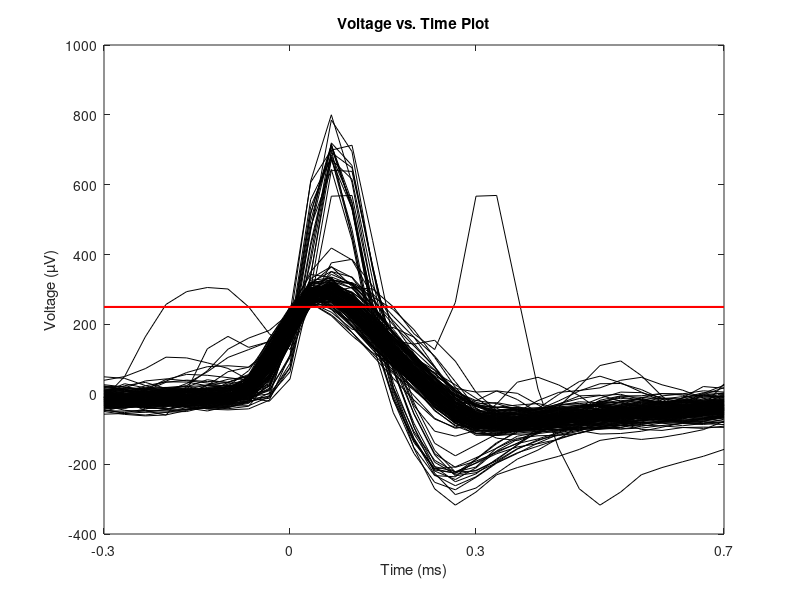
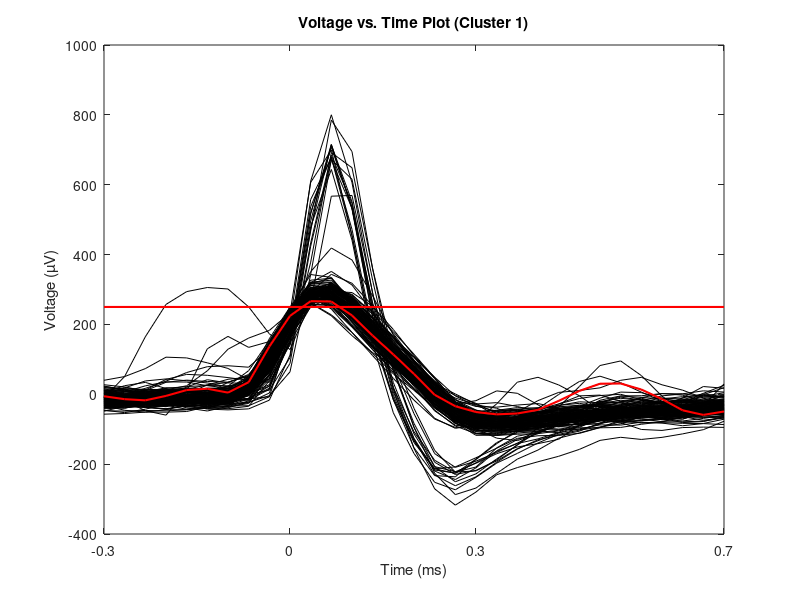
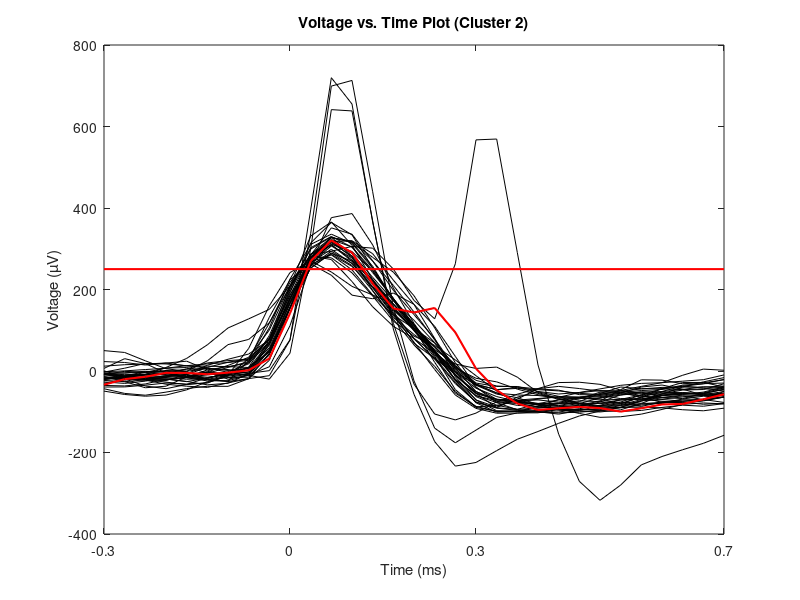
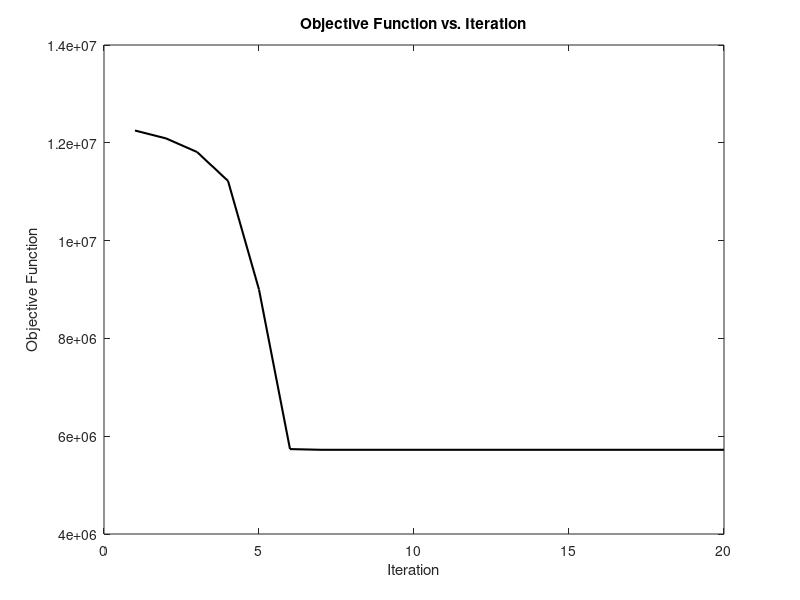

Source code (MATLAB) for these figures, in order:
close all;
load("ps5_data.mat");
% in the data file, the following variables are defined:
% RealWaveform: 10 seconds of real electrode data sampled at 30 kHz. Values are in µV.
% InitTwoClusters_1, InitTwoClusters_2, InitThreeClusters_1, InitThreeClusters_2:
% each is a 31 x K matrix, where the kth column is the initialization of the kth cluster center, µk (k = 1, . . . , K).


% Problem 1: High-pass filtering

x = RealWaveform;
f_0 = 30000; % sampling rate of waveform (Hz)
f_stop = 250; % stop frequency (Hz)
f_Nyquist = f_0/2; % Nyquist frequency (Hz)
n = length(x); % number of samples
f_all = linspace(-f_Nyquist, f_Nyquist, n); % frequency vector
desired_response = ones(n,1); % desired response
desired_response(abs(f_all) <= f_stop) = 0; % set desired response to 0 for frequencies above f_stop
x_filtered = real(ifft(fft(x).*fftshift(desired_response))); % filter the signal


% Problem 2: Spike detection
% Set a threshold, Vthresh = 250 µV, and determine all of the times that the signal crosses
% from below to above the threshold. Plot the threshold as a line across your plot of the
% high-pass filtered waveform from Problem 1.
% Take 1 ms snippets of the waveform beginning 0.3 ms before each threshold crossing.
% Each snippet should have 31 samples; the tenth sample should be less than Vthresh, and
% the eleventh sample should be greater than Vthresh. In a new figure, make a “voltage
% versus time” plot containing the following:
% 1. all of the threshold-crossing waveform snippets, and
% 2. the threshold as a horizontal line.
% Your result should look similar to Figure 3 from Lewicki’s review paper, with the key
% difference that your plot should show multiple spike shapes (instead of just one). You
% will also notice a few non-stereotyped traces resulting from either different neurons
% spiking near the same time or noise exceeding threshold

Vthresh = 250; % threshold (µV)
crossings = find(x_filtered(1:end-1) < Vthresh & x_filtered(2:end) >= Vthresh); % find threshold crossings
crossings = crossings + 1; % adjust for indexing
crossings = round(crossings); % round to nearest integer

snippets = zeros(31, length(crossings)); % initialize snippets matrix
for i = 1:length(crossings)
    snippets(:,i) = x_filtered(crossings(i)-10:crossings(i)+20); % get snippets
end

figure;
plot(snippets, "Color", "k"); % plot snippets
hold on;
plot([1 31], [Vthresh Vthresh], 'r', 'LineWidth', 1.5); % plot threshold
xticks([1 10 19 31]);
xticklabels([-0.3 0 0.3 0.7]);
xlim([1 31]);
xlabel('Time (ms)');
ylabel('Voltage (µV)');
title('Voltage vs. Time Plot');
saveas(gcf, 'ps5_2.png'); close all;

% Problem 3: Clustering with the K-mean algorithm
% Implement the K-means algorithm in MATLAB, and use it to determine the neuron
% responsible for each recorded spike.
% Treat each snippet as a point x_n ∈ R^D (n = 1, ..., N), where D = 31 is the number of
% samples in each snippet, and N is the number of detected spikes. In this problem, we
% will assume that there are K = 2 neurons contributing spikes to the recorded waveform.
% Initialize the cluster centers using InitTwoClusters 1

% (a) For each cluster (k = 1, 2), create a separate “voltage versus time” plot containing the following:
% 1. the cluster center µk returned by K-means as a red waveform trace (i.e., the prototypical action potential for the kth neuron),
% 2. all of the waveform snippets assigned to the kth neuron, and
% 3. the threshold as a horizontal line.

K = 2; % number of clusters
D = 31; % number of samples in each snippet
N = length(crossings); % number of detected spikes
x = snippets; % snippets matrix

% initialize cluster centers
mu = zeros(D, K);
mu(:,1) = InitTwoClusters_1(:,1);
mu(:,2) = InitTwoClusters_1(:,2);

% classify snippets
r = zeros(N, K);
for i = 1:N
    r(i, 1) = norm(x(:,i) - mu(:,1));
    r(i, 2) = norm(x(:,i) - mu(:,2));
end

label = zeros(N, 1);
for i = 1:N
    [~, label(i)] = min(r(i,:));
end

% plot
figure;
plot(x(:,label==1), "Color", "k"); % plot snippets
hold on;
plot(mu(:,1), 'r', 'LineWidth', 1.5); % plot cluster center
plot([1 31], [Vthresh Vthresh], 'r', 'LineWidth', 1.5); % plot threshold
xticks([1 10 19 31]);
xticklabels([-0.3 0 0.3 0.7]);
xlim([1 31]);
xlabel('Time (ms)');
ylabel('Voltage (µV)');
title('Voltage vs. Time Plot (Cluster 1)');
saveas(gcf, 'ps5_3a1.png');

figure;
plot(x(:,label==2), "Color", "k"); % plot snippets
hold on;
plot(mu(:,2), 'r', 'LineWidth', 1.5); % plot cluster center
plot([1 31], [Vthresh Vthresh], 'r', 'LineWidth', 1.5); % plot threshold
xticks([1 10 19 31]);
xticklabels([-0.3 0 0.3 0.7]);
xlim([1 31]);
xlabel('Time (ms)');
ylabel('Voltage (µV)');
title('Voltage vs. Time Plot (Cluster 2)');
saveas(gcf, 'ps5_3a2.png'); close all;


% (b) Plot the objective function J versus iteration number. How many iterations did it take for K-means to converge?

J = zeros(1, 20); % initialize objective function

for iter = 1:length(J)
    % update cluster centers
    for k = 1:K
        mu(:,k) = mean(x(:,label==k), 2);
    end
    
    % update labels
    for i = 1:N
        r(i, 1) = norm(x(:,i) - mu(:,1));
        r(i, 2) = norm(x(:,i) - mu(:,2));
    end

    for i = 1:N
        [~, label(i)] = min(r(i,:));
    end
    
    % compute objective function
    J(iter) = 0;
    for i = 1:N
        J(iter) = J(iter) + norm(x(:,i) - mu(:,label(i)))^2;
    end
end

figure;
plot(J, 'k', 'LineWidth', 1.5);
xlabel('Iteration');
ylabel('Objective Function');
title('Objective Function vs. Iteration');
saveas(gcf, 'ps5_3b.png'); close all;


% Problem 4. As discussed in class, K-means guarantees convergence to a local optimum.
% Thus, it is possible to converge to different local optima with different initializations.
% Repeat Problem 3 where the cluster centers are initialized using InitTwoClusters 2.
% Is the local optimum found here the same or different as that found in Problem 3?

% initialize cluster centers
mu2 = zeros(D, K);
mu2(:,1) = InitTwoClusters_2(:,1);
mu2(:,2) = InitTwoClusters_2(:,2);

% classify snippets
r = zeros(N, K);
for i = 1:N
    r(i, 1) = norm(x(:,i) - mu2(:,1));
    r(i, 2) = norm(x(:,i) - mu2(:,2));
end

label = zeros(N, 1);
for i = 1:N
    [~, label(i)] = min(r(i,:));
end

% plot
figure;
plot(x(:,label==1), "Color", "k"); % plot snippets
hold on;
plot(mu2(:,1), 'r', 'LineWidth', 1.5); % plot cluster center
plot([1 31], [Vthresh Vthresh], 'r', 'LineWidth', 1.5); % plot threshold
xticks([1 10 19 31]);
xticklabels([-0.3 0 0.3 0.7]);
xlim([1 31]);
xlabel('Time (ms)');
ylabel('Voltage (µV)');
title('Voltage vs. Time Plot (Cluster 1)');
saveas(gcf, 'ps5_4a1.png');

figure;
plot(x(:,label==2), "Color", "k"); % plot snippets
hold on;
plot(mu2(:,2), 'r', 'LineWidth', 1.5); % plot cluster center
plot([1 31], [Vthresh Vthresh], 'r', 'LineWidth', 1.5); % plot threshold
xticks([1 10 19 31]);
xticklabels([-0.3 0 0.3 0.7]);
xlim([1 31]);
xlabel('Time (ms)');
ylabel('Voltage (µV)');
title('Voltage vs. Time Plot (Cluster 2)');
saveas(gcf, 'ps5_4a2.png'); close all;

% plot objective function

J = zeros(1, 20); % initialize objective function

for iter = 1:length(J)
    % update cluster centers
    for k = 1:K
        mu2(:,k) = mean(x(:,label==k), 2);
    end
    
    % update labels
    for i = 1:N
        r(i, 1) = norm(x(:,i) - mu2(:,1));
        r(i, 2) = norm(x(:,i) - mu2(:,2));
    end

    for i = 1:N
        [~, label(i)] = min(r(i,:));
    end
    
    % compute objective function
    J(iter) = 0;
    for i = 1:N
        J(iter) = J(iter) + norm(x(:,i) - mu2(:,label(i)))^2;
    end
end

figure;
plot(J, 'k', 'LineWidth', 1.5);
xlabel('Iteration');
ylabel('Objective Function');
title('Objective Function vs. Iteration');
saveas(gcf, 'ps5_4b.png'); close all;

% Problem 5 (a) Repeat Problem 3 with K = 3 and initializing using InitThreeClusters_1.
% How does the local optimum found here differ from that found in Problem 3?

% initialize cluster centers
K = 3;
mu3 = zeros(D, K);
mu3(:,1) = InitThreeClusters_1(:,1);
mu3(:,2) = InitThreeClusters_1(:,2);
mu3(:,3) = InitThreeClusters_1(:,3);

% classify snippets
r = zeros(N, K);
for i = 1:N
    r(i, 1) = norm(x(:,i) - mu3(:,1));
    r(i, 2) = norm(x(:,i) - mu3(:,2));
    r(i, 3) = norm(x(:,i) - mu3(:,3));
end

label = zeros(N, 1);
for i = 1:N
    [~, label(i)] = min(r(i,:));
end

% plot
figure;
plot(x(:,label==1), "Color", "k"); % plot snippets
hold on;
plot(mu3(:,1), 'r', 'LineWidth', 1.5); % plot cluster center
plot([1 31], [Vthresh Vthresh], 'r', 'LineWidth', 1.5); % plot threshold
xticks([1 10 19 31]);
xticklabels([-0.3 0 0.3 0.7]);
xlim([1 31]);
xlabel('Time (ms)');
ylabel('Voltage (µV)');
title('Voltage vs. Time Plot (Cluster 1)');
saveas(gcf, 'ps5_5a1.png');

figure;
plot(x(:,label==2), "Color", "k"); % plot snippets
hold on;
plot(mu3(:,2), 'r', 'LineWidth', 1.5); % plot cluster center
plot([1 31], [Vthresh Vthresh], 'r', 'LineWidth', 1.5); % plot threshold
xticks([1 10 19 31]);
xticklabels([-0.3 0 0.3 0.7]);
xlim([1 31]);
xlabel('Time (ms)');
ylabel('Voltage (µV)');
title('Voltage vs. Time Plot (Cluster 2)');
saveas(gcf, 'ps5_5a2.png');

figure;
plot(x(:,label==3), "Color", "k"); % plot snippets
hold on;
plot(mu3(:,3), 'r', 'LineWidth', 1.5); % plot cluster center
plot([1 31], [Vthresh Vthresh], 'r', 'LineWidth', 1.5); % plot threshold
xticks([1 10 19 31]);
xticklabels([-0.3 0 0.3 0.7]);
xlim([1 31]);
xlabel('Time (ms)');
ylabel('Voltage (µV)');
title('Voltage vs. Time Plot (Cluster 3)');
saveas(gcf, 'ps5_5a3.png'); close all;

% plot objective function

J = zeros(1, 20); % initialize objective function

for iter = 1:length(J)
    % update cluster centers
    for k = 1:K
        mu3(:,k) = mean(x(:,label==k), 2);
    end
    
    % update labels
    for i = 1:N
        r(i, 1) = norm(x(:,i) - mu3(:,1));
        r(i, 2) = norm(x(:,i) - mu3(:,2));
        r(i, 3) = norm(x(:,i) - mu3(:,3));
    end

    for i = 1:N
        [~, label(i)] = min(r(i,:));
    end
    
    % compute objective function
    J(iter) = 0;
    for i = 1:N
        J(iter) = J(iter) + norm(x(:,i) - mu3(:,label(i)))^2;
    end
end

figure;
plot(J, 'k', 'LineWidth', 1.5);
xlabel('Iteration');
ylabel('Objective Function');
title('Objective Function vs. Iteration');
saveas(gcf, 'ps5_5b.png'); close all;


% Problem 5 (b) Repeat Problem 3 with K = 3 and initializing using InitThreeClusters_2.
% Is the local optimum found here the same or different as that found in part (a)?

% initialize cluster centers
K = 3;
mu4 = zeros(D, K);
mu4(:,1) = InitThreeClusters_2(:,1);
mu4(:,2) = InitThreeClusters_2(:,2);
mu4(:,3) = InitThreeClusters_2(:,3);

% classify snippets
r = zeros(N, K);
for i = 1:N
    r(i, 1) = norm(x(:,i) - mu4(:,1));
    r(i, 2) = norm(x(:,i) - mu4(:,2));
    r(i, 3) = norm(x(:,i) - mu4(:,3));
end

label = zeros(N, 1);
for i = 1:N
    [~, label(i)] = min(r(i,:));
end

% plot
figure;
plot(x(:,label==1), "Color", "k"); % plot snippets
hold on;
plot(mu4(:,1), 'r', 'LineWidth', 1.5); % plot cluster center
plot([1 31], [Vthresh Vthresh], 'r', 'LineWidth', 1.5); % plot threshold
xticks([1 10 19 31]);
xticklabels([-0.3 0 0.3 0.7]);
xlim([1 31]);
xlabel('Time (ms)');
ylabel('Voltage (µV)');
title('Voltage vs. Time Plot (Cluster 1)');
saveas(gcf, 'ps5_5c1.png');

figure;
plot(x(:,label==2), "Color", "k"); % plot snippets
hold on;
plot(mu4(:,2), 'r', 'LineWidth', 1.5); % plot cluster center
plot([1 31], [Vthresh Vthresh], 'r', 'LineWidth', 1.5); % plot threshold
xticks([1 10 19 31]);
xticklabels([-0.3 0 0.3 0.7]);
xlim([1 31]);
xlabel('Time (ms)');
ylabel('Voltage (µV)');
title('Voltage vs. Time Plot (Cluster 2)');
saveas(gcf, 'ps5_5c2.png');

figure;
plot(x(:,label==3), "Color", "k"); % plot snippets
hold on;
plot(mu4(:,3), 'r', 'LineWidth', 1.5); % plot cluster center
plot([1 31], [Vthresh Vthresh], 'r', 'LineWidth', 1.5); % plot threshold
xticks([1 10 19 31]);
xticklabels([-0.3 0 0.3 0.7]);
xlim([1 31]);
xlabel('Time (ms)');
ylabel('Voltage (µV)');
title('Voltage vs. Time Plot (Cluster 3)');
saveas(gcf, 'ps5_5c3.png'); close all;

% plot objective function

J = zeros(1, 20); % initialize objective function

for iter = 1:length(J)
    % update cluster centers
    for k = 1:K
        mu4(:,k) = mean(x(:,label==k), 2);
    end
    
    % update labels
    for i = 1:N
        r(i, 1) = norm(x(:,i) - mu4(:,1));
        r(i, 2) = norm(x(:,i) - mu4(:,2));
        r(i, 3) = norm(x(:,i) - mu4(:,3));
    end

    for i = 1:N
        [~, label(i)] = min(r(i,:));
    end
    
    % compute objective function
    J(iter) = 0;
    for i = 1:N
        J(iter) = J(iter) + norm(x(:,i) - mu4(:,label(i)))^2;
    end
end

figure;
plot(J, 'k', 'LineWidth', 1.5);
xlabel('Iteration');
ylabel('Objective Function');
title('Objective Function vs. Iteration');
saveas(gcf, 'ps5_5d.png'); close all;


